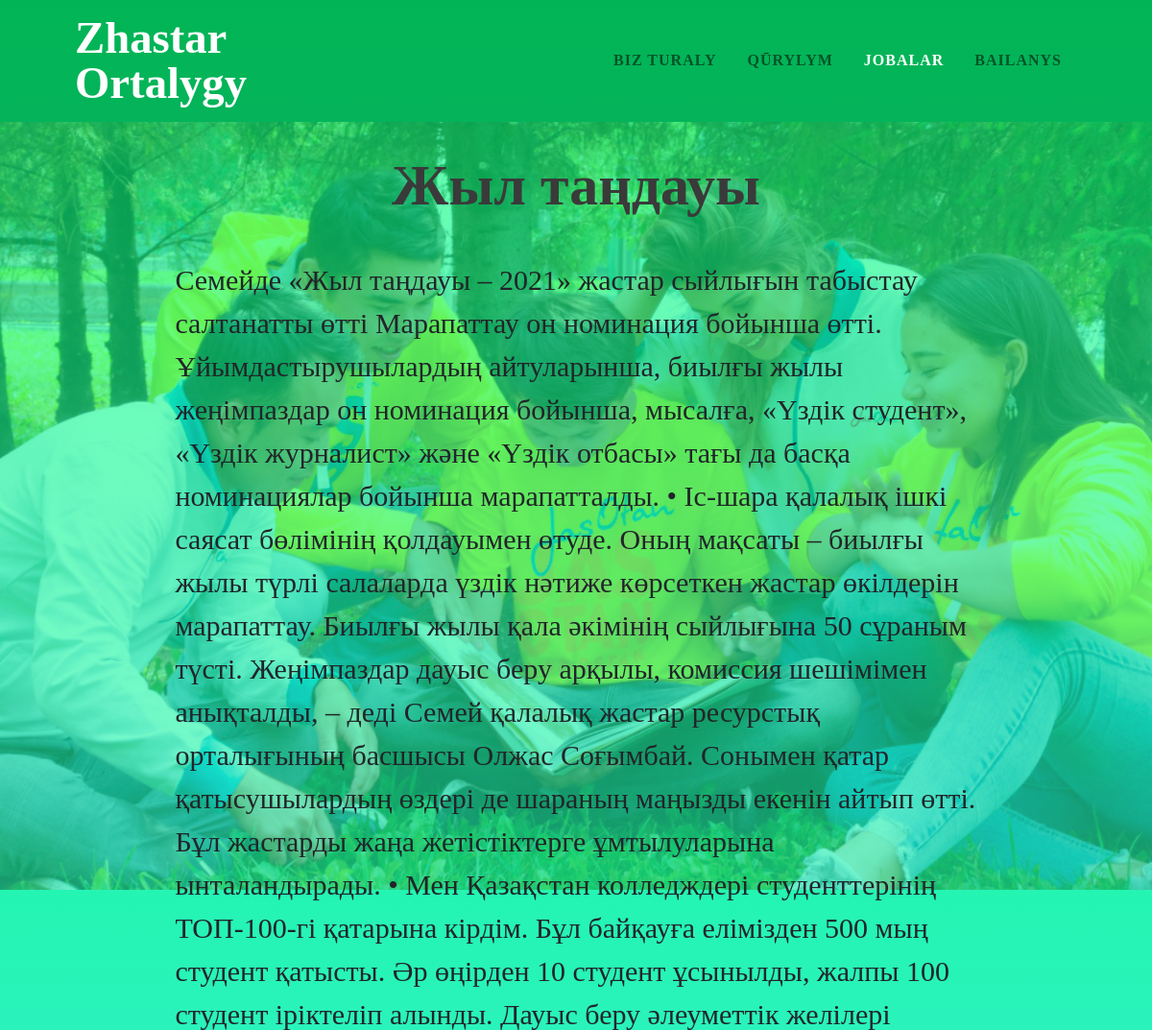
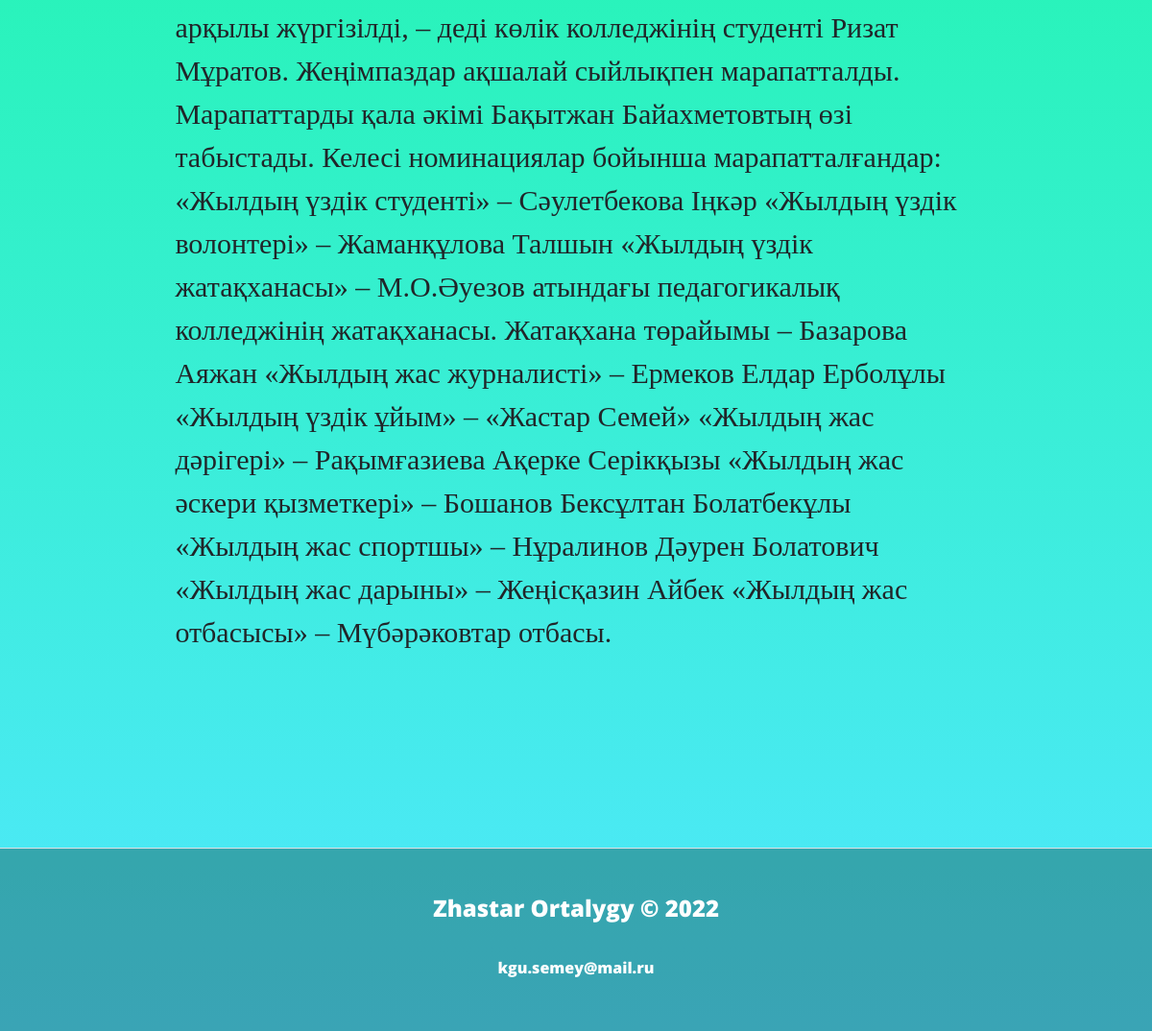
Page /projects/zhyl-tadauy on the committed database (2 pictures, top to bottom).
### main/models.py (models this page shows, shortened)
class Project(models.Model):
    title = models.CharField(max_length=100)
    slug = models.SlugField(blank=True, unique=True)
    text = models.TextField()
    status = models.IntegerField(choices=STATUS, default=0)
    created_at = models.DateTimeField(auto_now_add=True)
    updated_at = models.DateTimeField(auto_now=True)
    class Meta:
        ordering=("-created_at",)

### main/views.py (the view)
# urls.py: path('projects/<slug:slug>', project_detail_view, name="project_detail_view"),
def project_detail_view(request, slug):
    project = Project.objects.get(slug=slug)
    return render(request, "detail_project.html", {'project':project})

### templates/detail_project.html (shortened to what this page needs)
{% extends 'base.html' %}
{% load static %}
{% block navbar %}<nav class="navbar navbar-expand-lg navbar-light position-relative" id="mainNav">
            <div class="container px-4 px-lg-5">
                <img src="{%static 'images/Logo.svg'%}" id="navbar_logotip"/>
                <div class="collapse navbar-collapse" id="navbarResponsive">
                    <ul class="navbar-nav ms-auto py-4 py-lg-0">
                        <li class="nav-item"><a class="nav-link px-lg-3 py-3 py-lg-4" href="{% url 'home' %}" id="navbar_text">Bız turaly</a></li>
                        <li class="nav-item"><a class="nav-link px-lg-3 py-3 py-lg-4" href="{% url 'structure' %}" id="navbar_text">Qūrylym</a></li>
                        <li class="nav-item"><a class="nav-link px-lg-3 py-3 py-lg-4" href="{% url 'projects' %}" id="navbar_textMain">Jobalar</a></li>
                        <li class="nav-item"><a class="nav-link px-lg-3 py-3 py-lg-4" href="{% url 'contact' %}" id="navbar_text">Bailanys</a></li>
                    </ul>
                </div>
            </div>
        </nav>{% endblock navbar %}
{% block content %}<div id="pr_div"><div class="container px-4 px-lg-5">
            <div class="row gx-4 gx-lg-5 justify-content-center">
                    <div id="vidy_uslug">
                        <h1 id="h1_title">{{project.title}}</h1>
                    </div>
                </div>
                <p id="detail_text">{{project.text}}</p>
                <br><br><br><br>
                </div></div>
        </div>{% endblock content %}

### rows in the picture
Project: title "Жыл таңдауы", text "Семейде «Жыл таңдауы – 2021» жастар сыйлығын табыстау салтанатты өтті Марапаттау он номинация бойынша өтті. Ұйымдастырушылардың айтуларынша, биылғы жылы жеңімпаздар он номинация бойынша, мысалға, «Үздік студент», «Үздік журналист» және «Үздік отбасы» тағы да басқа номинациялар бойынша марапатталды. • Іс-шара қалалық ішкі саясат бөлімінің қолдауымен өтуде. Оның мақсаты – биылғы жылы түрлі салаларда үздік нәтиже көрсеткен жастар өкілдерін марапаттау. Биылғы жылы қала әкімінің сыйлығына 50 сұраным түсті. Жеңімпаздар дауыс беру арқылы, комиссия шешімімен анықталды, – деді Семей қалалық жастар ресурстық орталығының басшысы Олжас Соғымбай. Сонымен қатар қатысушылардың өздері де шараның маңызды…"
